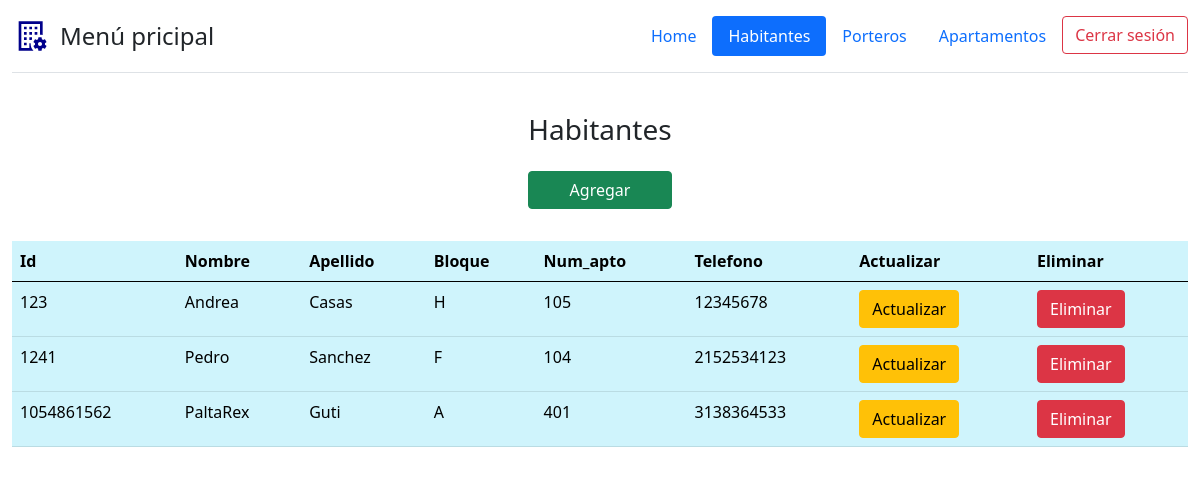
The page /sections/habitante/principalHabitante.php on the database its author committed.
### tables this page shows
CREATE TABLE `habitantes` (
  `id` int(10) NOT NULL,
  `nombre` varchar(100) NOT NULL,
  `apellido` varchar(100) NOT NULL,
  `bloque` varchar(50) NOT NULL,
  `num_apto` varchar(50) NOT NULL,
  `telefono` varchar(50) NOT NULL
);

### sections/habitante/principalHabitante.php (the view, shortened to what this page needs)
<?php
require_once("../../conexion.php");
$comando = $con->prepare("SELECT * FROM habitantes ORDER BY id ASC");
$comando->execute();
$resultado = $comando->fetchAll(PDO::FETCH_ASSOC);
?>
<!doctype html>
<html lang="en">
  <head>
    <link href="https://cdn.jsdelivr.net/npm/bootstrap@5.0.2/dist/css/bootstrap.min.css" rel="stylesheet">
  </head>
  <body class="">
    <div class="container-fluid bg-white">
        <div class="row">
            <div class="col">
                <header class="d-flex flex-wrap justify-content-center py-3 mb-4 border-bottom">
                    <p href="/" class="d-flex align-items-center mb-3 mb-md-0 me-md-auto text-dark text-decoration-none">
                        <img src="../../img/edificio.svg" alt="" class="bi me-2" width="40" height="32">
                        <span class="fs-4">Menú pricipal</span>
                    </p>
                    <ul class="nav nav-pills">
                        <li class="nav-item"><a href="../../home.php" class="nav-link " >Home</a></li>
                        <li class="nav-item"><a href="principalHabitante.php" class="nav-link active" aria-current="page">Habitantes</a></li>
                        <li class="nav-item"><a href="../portero/principalPortero.php" class="nav-link">Porteros</a></li>
                        <li class="nav-item"><a href="../apartamento/principalApto.php" class="nav-link">Apartamentos</a></li>
                        <li class="nav-item"><a href="../../index.php" class="btn btn-outline-danger"">Cerrar sesión</a></li>
                    </ul>
                </header>
            </div>
        </div>
        <div class="row py-3">
            <div class="col mx-auto d-flex align-items-center">
                <h3 class="mx-auto">Habitantes <br>
                    <a href="agregarHabitante.php" type="button" class="btn btn-success d-flex align-items-center mt-4 mx-auto text-center justify-content-center">Agregar</a>
                </h3>
            </div>
        </div>
        <div class="row py-2">
            <div class="col">
                <table class="table table-info">
                    <thead>
                        <tr class="">
                            <th class="">Id</th>
                            <th class="">Nombre</th>
                            <th class="">Apellido</th>
                            <th class="">Bloque</th>
                            <th class="">Num_apto</th>
                            <th class="">Telefono</th>
                            <th>Actualizar</th>
                            <th>Eliminar</th>
                        </tr>
                    </thead>
                    <tbody>
                         <?php
                        foreach($resultado as $columna){
                        ?>
                        <tr>
                            <td><?php echo $columna['id']?></td>
                            <td><?php echo $columna['nombre']?></td>
                            <td><?php echo $columna['apellido']?></td>
                            <td><?php echo $columna['bloque']?></td>
                            <td><?php echo $columna['num_apto']?></td>
                            <td><?php echo $columna['telefono']?></td>
                            <td><a href="actualizarHabitante.php?id=<?php echo $columna['id']?>" class="btn btn-warning">Actualizar</a></td>
                            <td><a href="eliminarHabitante.php?id=<?php echo $columna['id']?>" class="btn btn-danger">Eliminar</a></td>
                        </tr>
                        <?php } ?>
                    </tbody>
                </table>
            </div>
        </div>
    </div>
  </body>
</html>

### rows shown on the page
habitantes: id "123", nombre "Andrea", apellido "Casas", bloque "H", num_apto "105", telefono "12345678"
habitantes: id "1241", nombre "Pedro", apellido "Sanchez", bloque "F", num_apto "104", telefono "2152534123"
habitantes: id "1054861562", nombre "PaltaRex", apellido "Guti", bloque "A", num_apto "401", telefono "3138364533"
